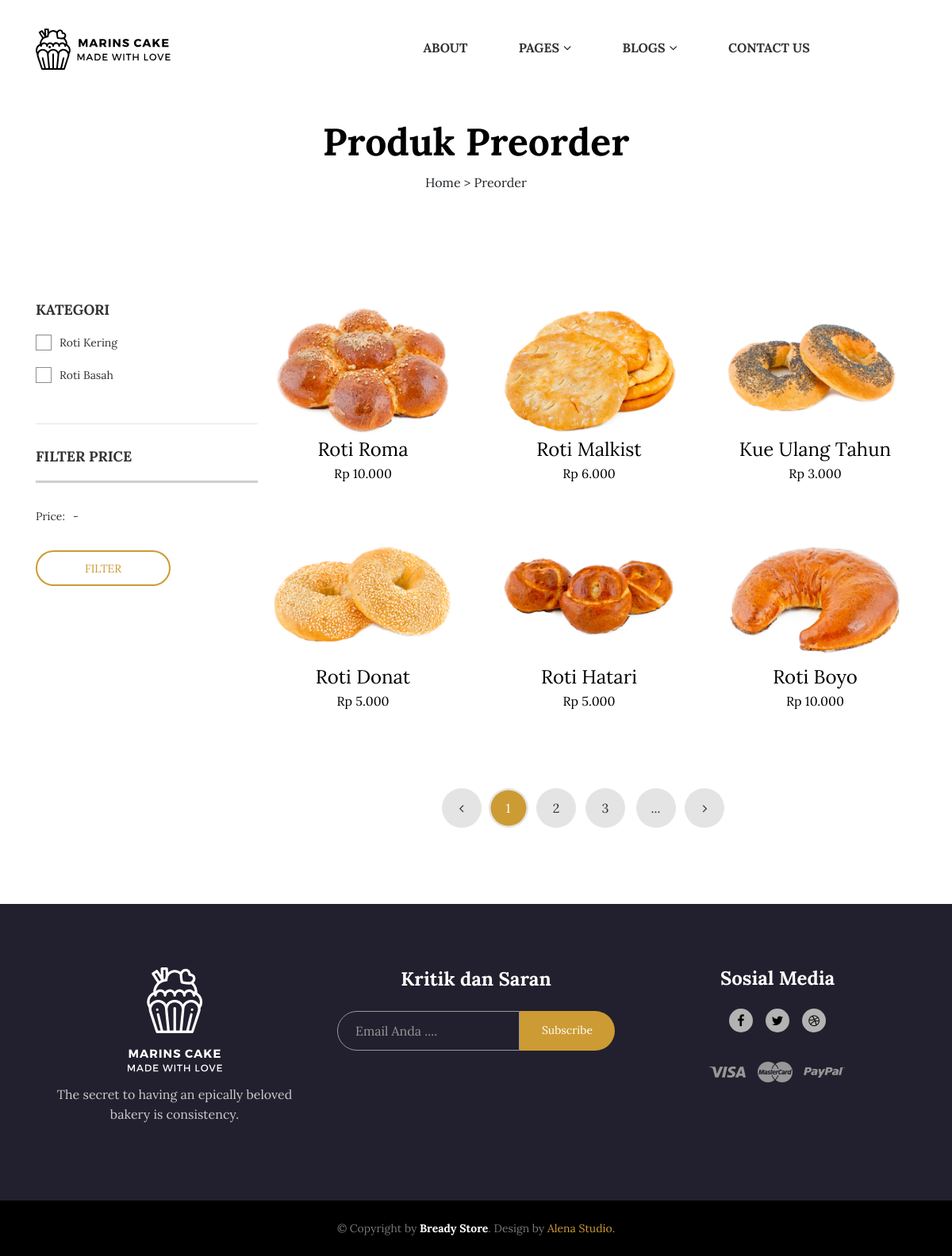
The app's page /index.php/preorder with its own data.
### tables this page shows
CREATE TABLE `produk` (
  `idProduk` int(11) NOT NULL,
  `idJenis` int(11) NOT NULL,
  `namaProduk` varchar(50) NOT NULL,
  `harga` int(11) NOT NULL,
  `status` varchar(255) NOT NULL,
  `stok` int(11) NOT NULL,
  `deskripsi` text NOT NULL,
  `gambar` varchar(255) NOT NULL,
  `gambar2` varchar(50) NOT NULL,
  `gambar3` varchar(50) NOT NULL,
  `gambar4` varchar(50) NOT NULL,
  `created_at` date NOT NULL DEFAULT current_timestamp()
);

CREATE TABLE `jenis_produk` (
  `idJenis` int(11) NOT NULL,
  `namaJenis` varchar(255) NOT NULL
);

### application/controllers/Preorder.php (called while the page is built, shortened)
<?php
class Preorder extends CI_Controller
{
	public function index()
	{
		$data['kategori']	= $this->Model_produk->get_kategori_produk()->result_array();
		$data['produk']		= $this->Model_produk->get_produk()->result_array();
		$this->load->view('template/header2');
		$this->load->view('produk_preorder', $data);
		$this->load->view('template/footer');
	}
}

### index.php (called while the page is built, shortened)
<?php
require_once BASEPATH.'core/CodeIgniter.php';

### application/models/Model_produk.php (called while the page is built, shortened)
<?php
class Model_produk extends CI_Model
{
	public function get_produk()
	{
		$this->db->select('*');
		$this->db->from('produk');
		$this->db->join('jenis_produk', 'jenis_produk.idJenis = produk.idJenis');
		return $this->db->get();
	}
	public function get_kategori_produk()
	{
		return $this->db->get('jenis_produk');
	}
}

### application/views/produk_preorder.php (the view, shortened to what this page needs)
<div class="ps-hero bg--cover" data-background="<?= base_url() ?>assets/client/images/hero/product.jpg">
    <div class="ps-hero__content ">
        <h1> Produk Preorder</h1>
        <div class="text-center">
            Home > Preorder
        </div>
    </div>
</div>
<main class="ps-shop">
    <div class="container">
        <div class="row">
            <div class="col-lg-9 order-lg-last">
                <div class="row">
                    <?php foreach ($produk as $prd) : ?>
                        <div class="col-lg-4">
                            <div class="ps-product">
                                <div class="ps-product__thumbnail"><img src="<?= base_url() ?>uploads/gambar_produk/<?= $prd['gambar'] ?>" alt=""><a class="ps-product__overlay" href="<?= base_url() ?>preorder/detail/<?= $prd['idProduk'] ?>"></a>
                                </div>
                                <div class="ps-product__content"><a class="ps-product__title" href="<?= base_url() ?>preorder/detail/<?= $prd['idProduk'] ?>"><?= $prd['namaProduk'] ?></a>
                                    <p class="ps-product__price">Rp <?= number_format($prd['harga'], 0, ',', '.') ?></p>
                                </div>
                            </div>
                        </div>
                    <?php endforeach ?>
                    <div class="col-lg-12 mb-lg-5">
                        <div class="ps-pagination mb-lg-5 ">
                            <ul class="pagination">
                                <li><a href="#"><i class="fa fa-angle-left"></i></a></li>
                                <li class="active"><a href="#">1</a></li>
                                <li><a href="#">2</a></li>
                                <li><a href="#">3</a></li>
                                <li><a href="#">...</a></li>
                                <li><a href="#"><i class="fa fa-angle-right"></i></a></li>
                            </ul>
                        </div>
                    </div>
                </div>
            </div>
            <div class="col-lg-3 order-lg-first mt-5 mt-lg-0">
                <div class="ps-sidebar">
                    <div class="widget widget_sidebar widget_category">
                        <h3 class="widget-title">Kategori</h3>
                        <ul class="ps-list--checked">
                            <?php foreach ($kategori as $ktg) : ?>
                                <li><a href=""><?= $ktg['namaJenis'] ?></a></li>
                            <?php endforeach ?>
                        </ul>
                    </div>
                    <div class="widget widget_filter widget_sidebar">
                        <h3 class="widget-title">Filter Price</h3>
                        <div class="ps-slider" data-default-min="0" data-default-max="500" data-max="1000" data-step="100" data-unit="$"></div>
                        <p class="ps-slider__meta">Price:<span class="ps-slider__value ps-slider__min"></span>-<span class="ps-slider__value ps-slider__max"></span></p><a class="ac-slider__filter ps-btn ps-btn--sm" href="#">Filter</a>
                    </div>
                </div>
            </div>
        </div>
    </div>
</main>

### records on screen
produk: gambar (picture), namaProduk "Roti Roma", harga "10.000"
produk: gambar (picture), namaProduk "Roti Malkist", harga "6.000"
produk: gambar (picture), namaProduk "Kue Ulang Tahun", harga "3.000"
produk: gambar (picture), namaProduk "Roti Donat", harga "5.000"
produk: gambar (picture), namaProduk "Roti Hatari", harga "5.000"
produk: gambar (picture), namaProduk "Roti Boyo", harga "10.000"
jenis_produk: namaJenis "Roti Kering"
jenis_produk: namaJenis "Roti Basah"
